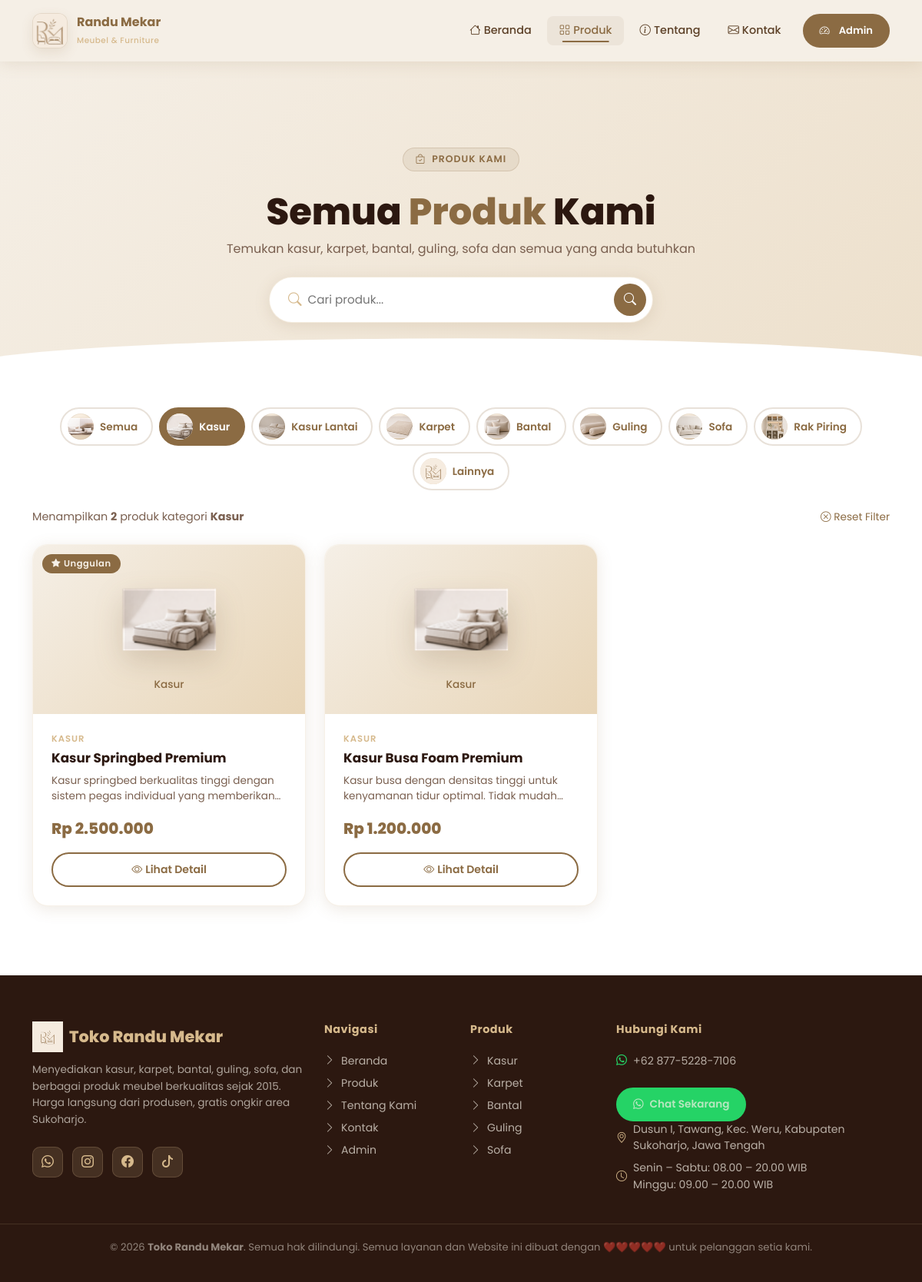
Page /produk.php?kategori=kasur on the committed database.
### tables this page shows
CREATE TABLE IF NOT EXISTS produk (
    id_produk INT AUTO_INCREMENT PRIMARY KEY,
    nama_produk VARCHAR(200) NOT NULL,
    harga DECIMAL(15,0) NOT NULL,
    deskripsi TEXT,
    gambar VARCHAR(255),
    gambar_3d VARCHAR(255),
    kategori ENUM('kasur','kasur_lantai','karpet','bantal','guling','sofa','rak_piring','lainnya') DEFAULT 'lainnya',
    stok INT DEFAULT 0,
    unggulan TINYINT(1) DEFAULT 0,
    created_at TIMESTAMP DEFAULT CURRENT_TIMESTAMP,
    updated_at TIMESTAMP DEFAULT CURRENT_TIMESTAMP ON UPDATE CURRENT_TIMESTAMP
);

### config/koneksi.php (called while the page is built, shortened)
<?php
$conn = new mysqli(DB_HOST, DB_USER, DB_PASS, DB_NAME);
$conn->set_charset('utf8mb4');
function formatRupiah($angka)
{
    return 'Rp ' . number_format($angka, 0, ',', '.');
}
function sanitize($data)
{
    global $conn;
    return htmlspecialchars(strip_tags(trim($conn->real_escape_string($data))));
}

### produk.php (the view, shortened to what this page needs)
<?php
require_once 'config/koneksi.php';
$kategori_filter = isset($_GET['kategori']) ? sanitize($_GET['kategori']) : 'all';
$search = isset($_GET['q']) ? sanitize($_GET['q']) : '';
$per_page = 9;
$page = max(1, intval($_GET['hal'] ?? 1));
$offset = ($page - 1) * $per_page;
$where = "WHERE 1=1";
if ($kategori_filter && $kategori_filter !== 'all') {
    $where .= " AND kategori = '$kategori_filter'";
}
$total = $conn->query("SELECT COUNT(*) as total FROM produk $where")->fetch_assoc()['total'];
$produk = $conn->query("SELECT * FROM produk $where ORDER BY unggulan DESC, created_at DESC LIMIT $per_page OFFSET $offset");
$kategori_list = [
    'all' => ['label' => 'Semua', 'image' => 'Gambar utama.png', 'thumb' => 'filter/all.png'],
    'kasur' => ['label' => 'Kasur', 'image' => 'Kasur.png', 'thumb' => 'filter/kasur.png'],
    'kasur_lantai' => ['label' => 'Kasur Lantai', 'image' => 'kasur lantai.png', 'thumb' => 'filter/kasur-lantai.png'],
    'karpet' => ['label' => 'Karpet', 'image' => 'karpet.png', 'thumb' => 'filter/karpet.png'],
    'bantal' => ['label' => 'Bantal', 'image' => 'Bantal.png', 'thumb' => 'filter/bantal.png'],
    'guling' => ['label' => 'Guling', 'image' => 'Guling.png', 'thumb' => 'filter/guling.png'],
    'sofa' => ['label' => 'Sofa', 'image' => 'sofa.png', 'thumb' => 'filter/sofa.png'],
    'rak_piring' => ['label' => 'Rak Piring', 'image' => 'rak piring.png', 'thumb' => 'filter/rak-piring.png'],
    'lainnya' => ['label' => 'Lainnya', 'image' => 'logo polosan.png', 'thumb' => 'filter/lainnya.png'],
];
include 'config/header.php';
?>
<div class="page-header">
    <div class="container text-center">
        <span class="section-badge"><i class="bi bi-bag-check me-1"></i> PRODUK KAMI</span>
        <h1 class="page-title mt-2">Semua <span>Produk</span> Kami</h1>
        <p style="color:#7A6050;margin-top:0.5rem">Temukan kasur, karpet, bantal, guling, sofa dan semua yang anda butuhkan</p>
        <form method="GET" class="mt-4">
            <div class="search-box">
                <i class="bi bi-search" style="color:var(--coklat-muda);font-size:1.1rem;margin-right:8px"></i>
                <input type="text" name="q" id="searchProduk" placeholder="Cari produk..."
                    value="<?= htmlspecialchars($search) ?>">
                <button type="submit">
                    <i class="bi bi-search"></i>
                </button>
            </div>
        </form>
    </div>
</div>
<section class="section-padding" style="padding-top:50px">
    <div class="container">
        <div class="d-flex gap-2 flex-wrap justify-content-center mb-4">
            <?php foreach ($kategori_list as $key => $kat): ?>
                <a href="produk.php?kategori=<?= $key ?><?= $search ? '&q=' . $search : '' ?>"
                    class="filter-btn <?= $kategori_filter === $key ? 'active' : '' ?>">
                    <span class="filter-thumb">
                        <img src="assets/images/<?= htmlspecialchars($kat['thumb']) ?>" alt="">
                    </span>
                    <span><?= $kat['label'] ?></span>
                </a>
            <?php endforeach; ?>
        </div>
        <div class="d-flex justify-content-between align-items-center mb-4">
            <p style="color:#7A6050;font-size:0.9rem;margin:0">
                Menampilkan <strong><?= $total ?></strong> produk
                <?= $kategori_filter !== 'all' ? "kategori <strong>{$kategori_list[$kategori_filter]['label']}</strong>" : "" ?>
            </p>
            <?php if ($search || $kategori_filter !== 'all'): ?>
                <a href="produk.php" style="font-size:0.85rem;color:var(--coklat-tua);text-decoration:none">
                    <i class="bi bi-x-circle"></i> Reset Filter
                </a>
            <?php endif; ?>
        </div>
        <div class="row g-4">
            <?php if ($produk && $produk->num_rows > 0): ?>
                <?php while ($p = $produk->fetch_assoc()): ?>
                    <div class="col-lg-4 col-md-6 product-item" data-kategori="<?= $p['kategori'] ?>">
                        <div class="product-card">
                            <div class="product-img-wrapper">
                                <?php if ($p['gambar'] && file_exists("uploads/" . $p['gambar'])): ?>
                                    <img src="uploads/<?= htmlspecialchars($p['gambar']) ?>"
                                        alt="<?= htmlspecialchars($p['nama_produk']) ?>"
                                        loading="lazy">
                                <?php else: ?>
                                    <div class="product-placeholder">
                                        <?php
                                        $placeholder = $kategori_list[$p['kategori']]['image'] ?? $kategori_list['all']['image'];
                                        ?>
                                        <img src="assets/images/<?= rawurlencode($placeholder) ?>" alt="">
                                        <span><?= ucwords(str_replace('_', ' ', $p['kategori'])) ?></span>
                                    </div>
                                <?php endif; ?>
                                <?php if ($p['unggulan']): ?>
                                    <span class="badge-unggulan"><i class="bi bi-star-fill me-1"></i>Unggulan</span>
                                <?php endif; ?>
                            </div>
                            <div class="product-body">
                                <div class="product-kategori"><?= strtoupper(str_replace('_', ' ', $p['kategori'])) ?></div>
                                <div class="product-name"><?= htmlspecialchars($p['nama_produk']) ?></div>
                                <div class="product-desc">
                                    <?= htmlspecialchars(mb_substr($p['deskripsi'], 0, 100)) ?>...
                                </div>
                                <div class="product-price"><?= formatRupiah($p['harga']) ?></div>
                                <a href="detail_produk.php?id=<?= $p['id_produk'] ?>" class="btn-detail">
                                    <i class="bi bi-eye me-1"></i>Lihat Detail
                                </a>
                            </div>
                        </div>
                    </div>
                <?php endwhile; ?>
            <?php endif; ?>
        </div>
    </div>
</section>
<?php include 'config/footer.php'; ?>

### rows in the picture
produk: kategori "Kasur", unggulan 1 (drawn), kategori "KASUR", nama_produk "Kasur Springbed Premium", deskripsi "Kasur springbed berkualitas tinggi dengan sistem pegas individual yang…", harga "Rp 2.500.000"
produk: kategori "Kasur", kategori "KASUR", nama_produk "Kasur Busa Foam Premium", deskripsi "Kasur busa dengan densitas tinggi untuk kenyamanan tidur optimal. Tidak…", harga "Rp 1.200.000"

### other values in the picture
$kat['label'] "Semua"
$kat['label'] "Kasur"
$kat['label'] "Kasur Lantai"
$kat['label'] "Karpet"
$kat['label'] "Bantal"
$kat['label'] "Guling"
$kat['label'] "Sofa"
$kat['label'] "Rak Piring"
$kat['label'] "Lainnya"
$total "2"
$kategori_list[$kategori_filter]['label'] "Kasur"
WHATSAPP_DISPLAY "+62 877-5228-7106"
TOKO_ALAMAT "Dusun I, Tawang, Kec. Weru, Kabupaten Sukoharjo, Jawa Tengah"
